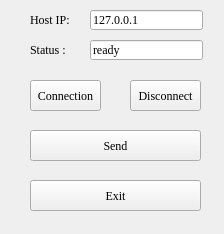
<?xml version="1.0" encoding="UTF-8"?>
<ui version="4.0">
 <class>MainWindow</class>
 <widget class="QMainWindow" name="MainWindow">
  <property name="geometry">
   <rect>
    <x>0</x>
    <y>0</y>
    <width>224</width>
    <height>234</height>
   </rect>
  </property>
  <property name="windowTitle">
   <string>MainWindow</string>
  </property>
  <widget class="QWidget" name="centralwidget">
   <widget class="QLineEdit" name="ledIP">
    <property name="geometry">
     <rect>
      <x>90</x>
      <y>10</y>
      <width>113</width>
      <height>20</height>
     </rect>
    </property>
    <property name="font">
     <font>
      <family>Times New Roman</family>
     </font>
    </property>
    <property name="text">
     <string>127.0.0.1</string>
    </property>
   </widget>
   <widget class="QLabel" name="label">
    <property name="geometry">
     <rect>
      <x>30</x>
      <y>10</y>
      <width>61</width>
      <height>20</height>
     </rect>
    </property>
    <property name="font">
     <font>
      <family>Times New Roman</family>
     </font>
    </property>
    <property name="text">
     <string>Host IP:</string>
    </property>
   </widget>
   <widget class="QPushButton" name="btnSendForever">
    <property name="geometry">
     <rect>
      <x>30</x>
      <y>130</y>
      <width>171</width>
      <height>31</height>
     </rect>
    </property>
    <property name="font">
     <font>
      <family>Times New Roman</family>
     </font>
    </property>
    <property name="text">
     <string>Send</string>
    </property>
   </widget>
   <widget class="QPushButton" name="btnConnect">
    <property name="geometry">
     <rect>
      <x>30</x>
      <y>80</y>
      <width>71</width>
      <height>31</height>
     </rect>
    </property>
    <property name="font">
     <font>
      <family>Times New Roman</family>
     </font>
    </property>
    <property name="text">
     <string>Connection</string>
    </property>
   </widget>
   <widget class="QLabel" name="label_2">
    <property name="geometry">
     <rect>
      <x>30</x>
      <y>40</y>
      <width>61</width>
      <height>20</height>
     </rect>
    </property>
    <property name="font">
     <font>
      <family>Times New Roman</family>
     </font>
    </property>
    <property name="text">
     <string>Status :</string>
    </property>
   </widget>
   <widget class="QLineEdit" name="ledState">
    <property name="geometry">
     <rect>
      <x>90</x>
      <y>40</y>
      <width>113</width>
      <height>20</height>
     </rect>
    </property>
    <property name="font">
     <font>
      <family>Times New Roman</family>
     </font>
    </property>
    <property name="text">
     <string>ready</string>
    </property>
   </widget>
   <widget class="QPushButton" name="btnExit">
    <property name="geometry">
     <rect>
      <x>30</x>
      <y>180</y>
      <width>171</width>
      <height>31</height>
     </rect>
    </property>
    <property name="font">
     <font>
      <family>Times New Roman</family>
     </font>
    </property>
    <property name="text">
     <string>Exit</string>
    </property>
   </widget>
   <widget class="QPushButton" name="btnDisConnect">
    <property name="geometry">
     <rect>
      <x>130</x>
      <y>80</y>
      <width>71</width>
      <height>31</height>
     </rect>
    </property>
    <property name="font">
     <font>
      <family>Times New Roman</family>
     </font>
    </property>
    <property name="text">
     <string>Disconnect</string>
    </property>
   </widget>
  </widget>
 </widget>
 <resources/>
 <connections/>
</ui>
